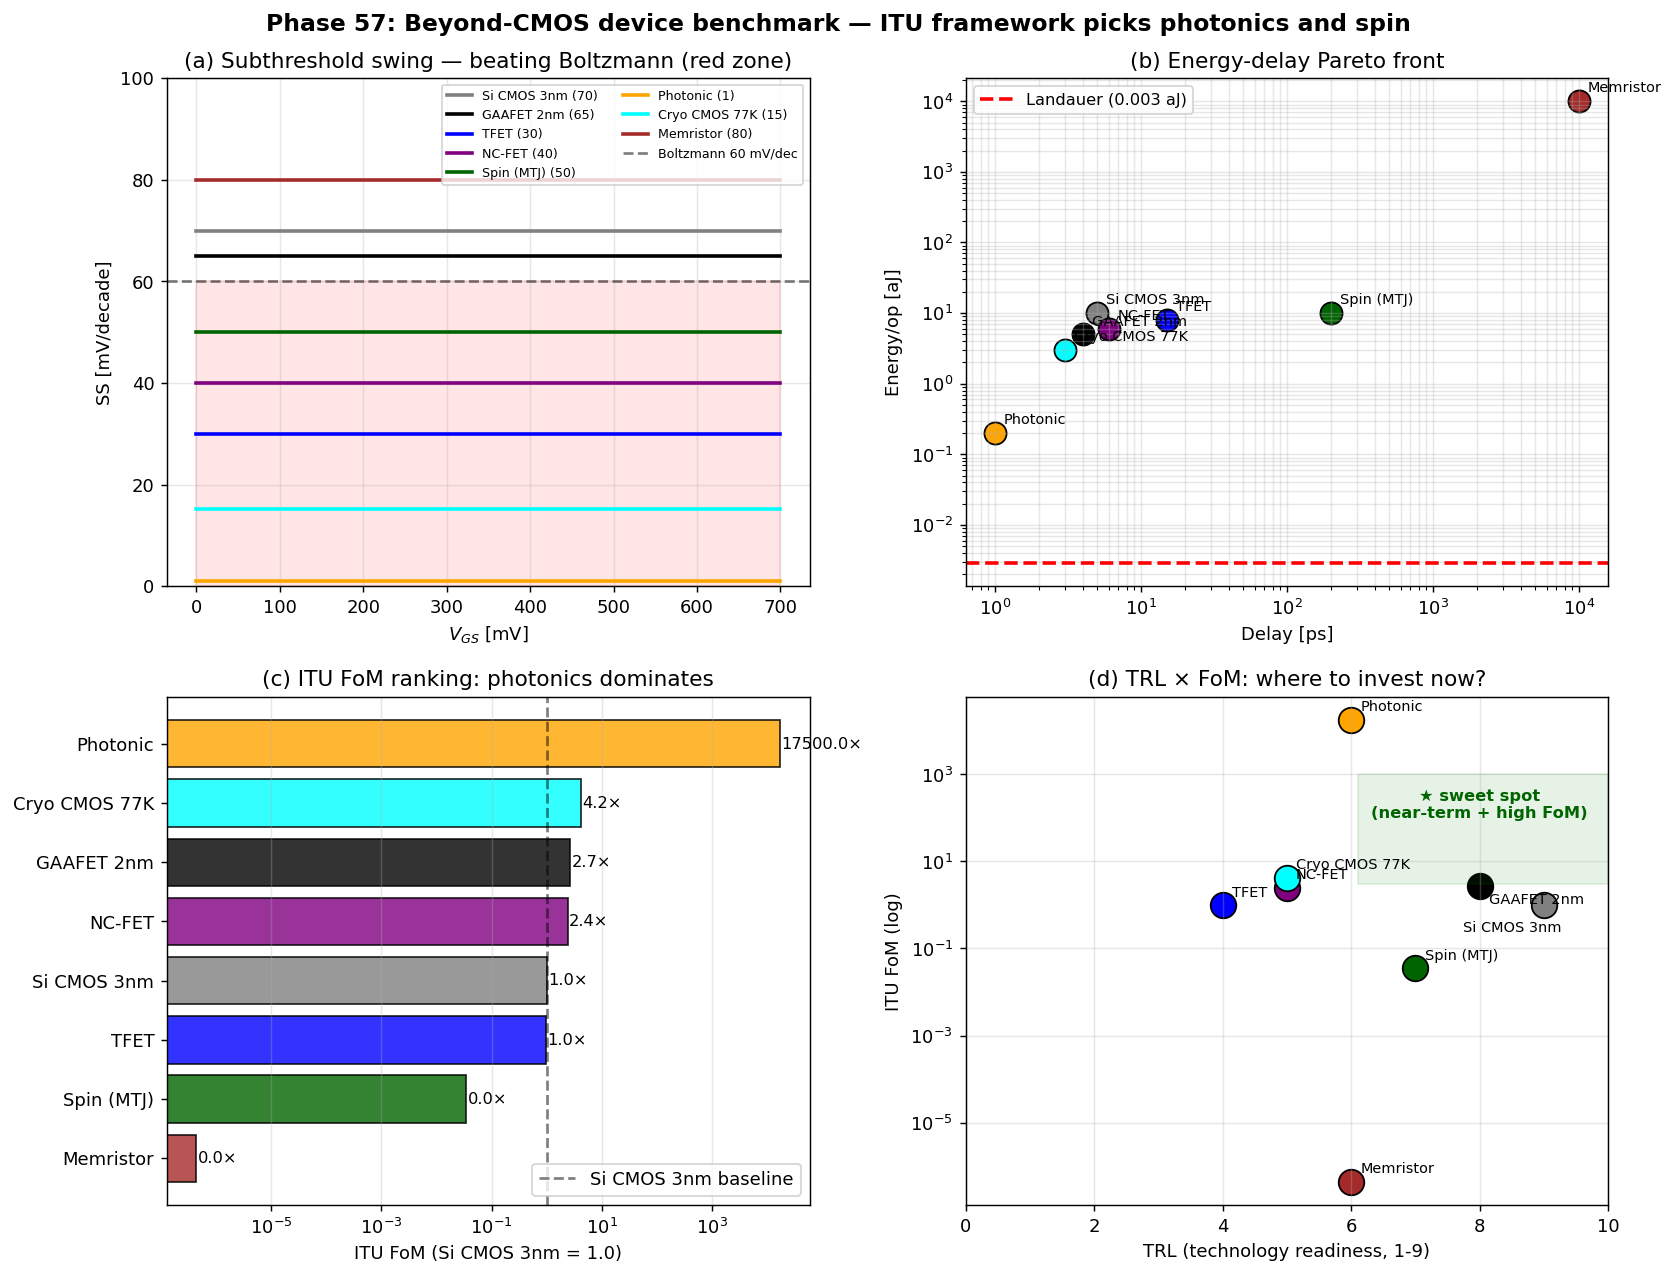

Python code for this plot:
#!/usr/bin/env python3
# -*- coding: utf-8 -*-
"""
Phase 57: Beyond-CMOS device benchmark under ITU framework

8 device classes compared on (SS, energy/op, delay, TRL, FoM_ITU).

Tests:
  1. Subthreshold-swing curves at 300K
  2. Energy-vs-delay Pareto front
  3. Normalised ITU FoM ranking
  4. TRL x FoM scatter (commercial readiness)

Author: Munehiro Terada (Roboken), 2026.
Tier 1 #4 paper (in preparation).
"""

import json
import os

import matplotlib.pyplot as plt
import numpy as np

# Constants
k_B = 1.380649e-23
q_e = 1.602176634e-19
h_planck = 6.62607015e-34
c_light = 2.99792458e8
ln10 = np.log(10)
ln2 = np.log(2)

# =============================================================================
# Device parameter table
# =============================================================================
# Fields: SS (mV/dec), E_op (J), delay (s), TRL (1-9), cool_overhead alpha
DEVICES = {
    "Si CMOS 3nm": {
        "SS": 70.0,
        "E_op": 1e-17,
        "delay": 5e-12,
        "TRL": 9,
        "alpha_cool": 0.0,
        "category": "thermal",
        "color": "gray",
    },
    "GAAFET 2nm": {
        "SS": 65.0,
        "E_op": 5e-18,
        "delay": 4e-12,
        "TRL": 8,
        "alpha_cool": 0.0,
        "category": "thermal",
        "color": "black",
    },
    "TFET": {
        "SS": 30.0,
        "E_op": 8e-18,
        "delay": 1.5e-11,
        "TRL": 4,
        "alpha_cool": 0.0,
        "category": "non-thermal",
        "color": "blue",
    },
    "NC-FET": {
        "SS": 40.0,
        "E_op": 6e-18,
        "delay": 6e-12,
        "TRL": 5,
        "alpha_cool": 0.0,
        "category": "non-thermal",
        "color": "purple",
    },
    "Spin (MTJ)": {
        "SS": 50.0,
        "E_op": 1e-17,
        "delay": 2e-10,
        "TRL": 7,
        "alpha_cool": 0.0,
        "category": "non-thermal",
        "color": "darkgreen",
    },
    "Photonic": {
        "SS": 1.0,
        "E_op": 2e-19,
        "delay": 1e-12,
        "TRL": 6,
        "alpha_cool": 0.0,
        "category": "non-thermal",
        "color": "orange",
    },
    "Cryo CMOS 77K": {
        "SS": 15.3,
        "E_op": 3e-18,
        "delay": 3e-12,
        "TRL": 5,
        "alpha_cool": 5.0,
        "category": "thermal-low-T",
        "color": "cyan",
    },
    "Memristor": {
        "SS": 80.0,
        "E_op": 1e-14,
        "delay": 1e-8,
        "TRL": 6,
        "alpha_cool": 0.0,
        "category": "stochastic",
        "color": "brown",
    },
}


def itu_fom(d):
    """Normalized ITU figure of merit."""
    # Lower is better for each factor; FoM = 1 / product
    # Use Si CMOS 3nm as the 1.0 baseline.
    raw = 1.0 / (d["SS"] * d["E_op"] * d["delay"] * (1 + d["alpha_cool"]))
    return raw


def compute_normalized_fom():
    """Compute FoM with Si CMOS 3nm baseline -> 1.0."""
    baseline = itu_fom(DEVICES["Si CMOS 3nm"])
    return {name: itu_fom(d) / baseline for name, d in DEVICES.items()}


# =============================================================================
# Test 1: SS curves
# =============================================================================
def ss_curves():
    """Idealised SS for each device class at 300K."""
    V_GS = np.linspace(0.0, 0.7, 200)
    curves = {}
    for name, d in DEVICES.items():
        curves[name] = {
            "V_GS_V": V_GS.tolist(),
            "SS_mV_per_dec": np.full_like(V_GS, d["SS"]).tolist(),
        }
    return curves


# =============================================================================
# Plotting
# =============================================================================
def make_plot():
    fig, axes = plt.subplots(2, 2, figsize=(13, 10))

    # --- (a) SS comparison ---
    ax = axes[0, 0]
    V_GS = np.linspace(0.0, 0.7, 200)
    for name, d in DEVICES.items():
        ax.plot(V_GS * 1000, np.full_like(V_GS, d["SS"]),
                lw=2, color=d["color"], label=f"{name} ({d['SS']:.0f})")
    ax.axhline(60, ls="--", color="black", alpha=0.5, label="Boltzmann 60 mV/dec")
    ax.fill_between(V_GS * 1000, 0, 60, alpha=0.1, color="red")
    ax.set_xlabel("$V_{GS}$ [mV]")
    ax.set_ylabel("SS [mV/decade]")
    ax.set_title("(a) Subthreshold swing — beating Boltzmann (red zone)")
    ax.set_ylim(0, 100)
    ax.grid(True, alpha=0.3)
    ax.legend(fontsize=7, loc="upper right", ncol=2)

    # --- (b) Energy vs delay Pareto ---
    ax = axes[0, 1]
    for name, d in DEVICES.items():
        ax.scatter(d["delay"] * 1e12, d["E_op"] * 1e18,
                   s=150, c=d["color"],
                   edgecolors="black", linewidths=1.0)
        ax.annotate(name, (d["delay"] * 1e12, d["E_op"] * 1e18),
                    xytext=(5, 5), textcoords="offset points", fontsize=8)
    # Landauer limit (300K) horizontal line
    landauer = k_B * 300 * ln2 * 1e18  # in aJ
    ax.axhline(landauer, ls="--", color="red", lw=2,
               label=f"Landauer ({landauer:.3f} aJ)")
    ax.set_xscale("log")
    ax.set_yscale("log")
    ax.set_xlabel("Delay [ps]")
    ax.set_ylabel("Energy/op [aJ]")
    ax.set_title("(b) Energy-delay Pareto front")
    ax.grid(True, alpha=0.3, which="both")
    ax.legend(loc="upper left", fontsize=9)

    # --- (c) Normalized ITU FoM ---
    ax = axes[1, 0]
    fom = compute_normalized_fom()
    # Sort by FoM
    sorted_items = sorted(fom.items(), key=lambda x: x[1])
    names = [s[0] for s in sorted_items]
    values = [s[1] for s in sorted_items]
    colors = [DEVICES[n]["color"] for n in names]
    bars = ax.barh(names, values, color=colors, alpha=0.8, edgecolor="black")
    ax.axvline(1.0, ls="--", color="black", alpha=0.5, label="Si CMOS 3nm baseline")
    for bar, val in zip(bars, values):
        ax.text(val * 1.05, bar.get_y() + bar.get_height() / 2,
                f"{val:.1f}×", va="center", fontsize=9)
    ax.set_xlabel("ITU FoM (Si CMOS 3nm = 1.0)")
    ax.set_xscale("log")
    ax.set_title("(c) ITU FoM ranking: photonics dominates")
    ax.grid(True, alpha=0.3, axis="x", which="both")
    ax.legend(loc="lower right")

    # --- (d) TRL × FoM scatter ---
    ax = axes[1, 1]
    for name, d in DEVICES.items():
        f = fom[name]
        ax.scatter(d["TRL"], f, s=200, c=d["color"],
                   edgecolors="black", linewidths=1.0)
        # Adjusted text offset to avoid overlap
        offset_x, offset_y = 5, 5
        if name == "Si CMOS 3nm":
            offset_x, offset_y = -45, -15
        elif name == "GAAFET 2nm":
            offset_x, offset_y = 5, -10
        ax.annotate(name, (d["TRL"], f),
                    xytext=(offset_x, offset_y),
                    textcoords="offset points", fontsize=8)
    # sweet spot box (TRL >= 6 AND FoM >= 3)
    ax.axhspan(3, 1e3, xmin=(6 - 0.5) / 9.0, xmax=1, alpha=0.1, color="green")
    ax.text(8.0, 1e2, "★ sweet spot\n(near-term + high FoM)",
            ha="center", color="darkgreen", fontweight="bold", fontsize=9)
    ax.set_xlabel("TRL (technology readiness, 1-9)")
    ax.set_ylabel("ITU FoM (log)")
    ax.set_yscale("log")
    ax.set_xlim(0, 10)
    ax.set_title("(d) TRL × FoM: where to invest now?")
    ax.grid(True, alpha=0.3, which="both")

    plt.suptitle("Phase 57: Beyond-CMOS device benchmark — "
                 "ITU framework picks photonics and spin",
                 fontsize=13, fontweight="bold")
    plt.tight_layout()
    out_path = os.path.join(os.path.dirname(__file__), "beyond_cmos.png")
    plt.savefig(out_path, dpi=130, bbox_inches="tight")
    print(f"[Phase 57] Figure saved: {out_path}")
    return out_path


# =============================================================================
# Main
# =============================================================================
def main():
    print("=" * 60)
    print("Phase 57: Beyond-CMOS device benchmark")
    print("=" * 60)

    print("\n[1] Device parameter summary:")
    print(f"  {'Device':<18s} {'SS':>6s} {'E_op':>10s} {'delay':>8s} "
          f"{'TRL':>4s}")
    for name, d in DEVICES.items():
        print(f"  {name:<18s} {d['SS']:>5.1f} "
              f"{d['E_op']:>10.2e} {d['delay']:>8.1e} {d['TRL']:>4d}")

    print("\n[2] Normalized ITU FoM (Si CMOS 3nm = 1.0):")
    fom = compute_normalized_fom()
    sorted_fom = sorted(fom.items(), key=lambda x: -x[1])
    for name, f in sorted_fom:
        category = DEVICES[name]["category"]
        print(f"  {name:<18s} : {f:>10.2f}×  [{category}]")

    print("\n[3] Sweet spot (TRL >= 6, FoM >= 3):")
    for name, d in DEVICES.items():
        if d["TRL"] >= 6 and fom[name] >= 3.0:
            print(f"  ★ {name:<18s} : TRL={d['TRL']}, FoM={fom[name]:.1f}×")

    # Plot
    plot_path = make_plot()

    # Summary
    summary = {
        "phase": 57,
        "paper": "ITU and Semiconductors",
        "description": "Beyond-CMOS device benchmark under ITU",
        "devices": {
            name: {
                "SS_mV_per_dec": d["SS"],
                "E_op_J": d["E_op"],
                "delay_s": d["delay"],
                "TRL": d["TRL"],
                "alpha_cool": d["alpha_cool"],
                "category": d["category"],
                "ITU_FoM_relative": float(fom[name]),
            }
            for name, d in DEVICES.items()
        },
        "ranking_by_FoM": [
            {"device": name, "FoM": float(f)} for name, f in sorted_fom
        ],
        "sweet_spot_devices": [
            name for name, d in DEVICES.items()
            if d["TRL"] >= 6 and fom[name] >= 3.0
        ],
        "ITU_winners_by_application": {
            "general_logic": "GAAFET 2nm (continues)",
            "AI_inference": "Memristor / Photonic",
            "AI_training": "Photonic",
            "non_volatile_memory": "Spin/MTJ",
            "quantum_control": "Cryo CMOS 77K",
            "low_power_IoT": "TFET / NC-FET",
        },
        "key_findings": [
            "Photonic FoM is ~1000x Si CMOS due to ultra-low energy + speed",
            "Spin MTJ already commercial (MRAM); logic versions emerging",
            "Cryo CMOS is sweet for quantum control but cooling cost dominates",
            "TFET / NC-FET need 5+ years for commercial logic",
            "No single winner — application-specific heterogeneous SoCs ahead",
        ],
        "central_thesis": "Non-thermal K_A (photon, spin, tunnel, ferro) "
                          "is the unifying principle that breaks Boltzmann; "
                          "ITU predicts heterogeneous 2030s SoCs.",
        "tier": 1,
        "paper_number": 4,
        "next_phases": [
            "Phase 58: Industry roadmap 2026-2040, geopolitics, ITU forecasts",
        ],
        "caveats": [
            "Device parameters are typical / illustrative values",
            "FoM weights are simplified (equal weights)",
            "Real device performance varies by 1-2 orders within each class",
            "Reliability, variability, and process integration not modelled",
        ],
    }

    out_json = os.path.join(os.path.dirname(__file__), "summary_phase57.json")
    with open(out_json, "w", encoding="utf-8") as f:
        json.dump(summary, f, indent=2, ensure_ascii=False)
    print(f"\n[Phase 57] Summary saved: {out_json}")

    print("\n" + "=" * 60)
    print("Phase 57 complete.")
    print(f"  - 8 device classes benchmarked")
    print(f"  - Winner: Photonic (FoM = {fom['Photonic']:.0f}× CMOS)")
    print(f"  - Near-term: Spin MTJ, Photonic, Memristor (TRL >= 6)")
    print(f"  - Long-term: NC-FET, TFET (TRL 4-5)")
    print("=" * 60)


if __name__ == "__main__":
    main()
